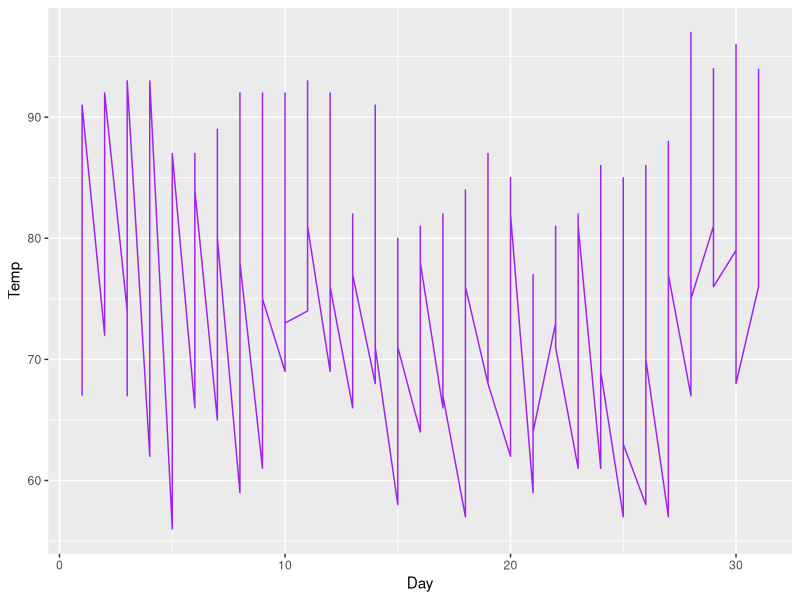

Recreate this plot in R.
## ---- chunk 1
library(tidyverse)
## ---- chunk 2
airquality
## ---- chunk 3
ggplot(data = airquality) + geom_line(mapping = aes(x = Day, y = Temp),alpha = 1.5, color = "purple")

